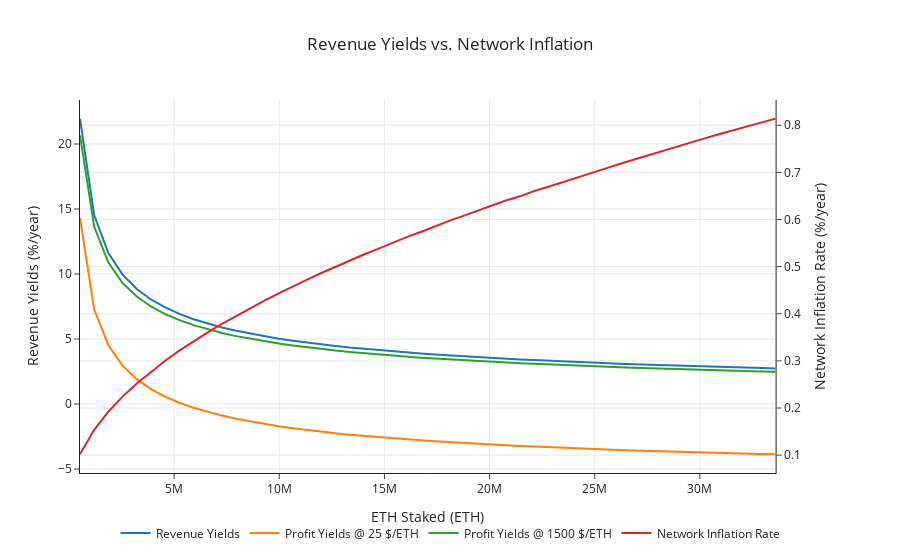

Notebook source saved alongside this figure:
### Markdown cell above
### Analysis Results

The below plot recreate Hoban/Borger's analysis. The Profit Yields in either ETH price scenario differ slightly between the Hoban/Borgers and the CADLabs model - likely due to the Altair updates - whereas the annualized inflation rates match very closely, within `0.01` of a percent. We conclude that the model is valid for this specific scenario analysis.

### Code cell
visualizations.plot_revenue_yields_vs_network_inflation(df_2)
